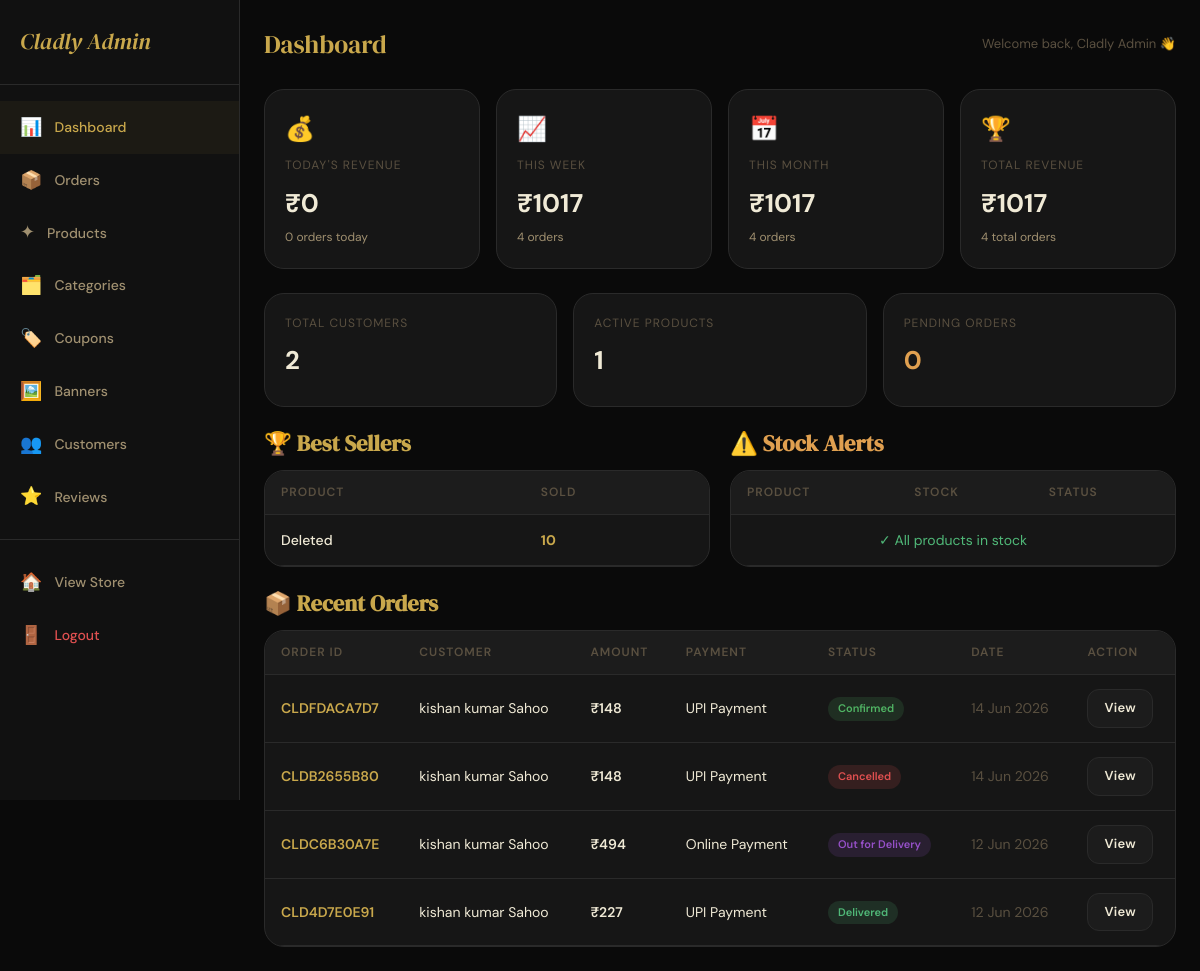
Before: /admin-panel/ (signed in) with the older database file.
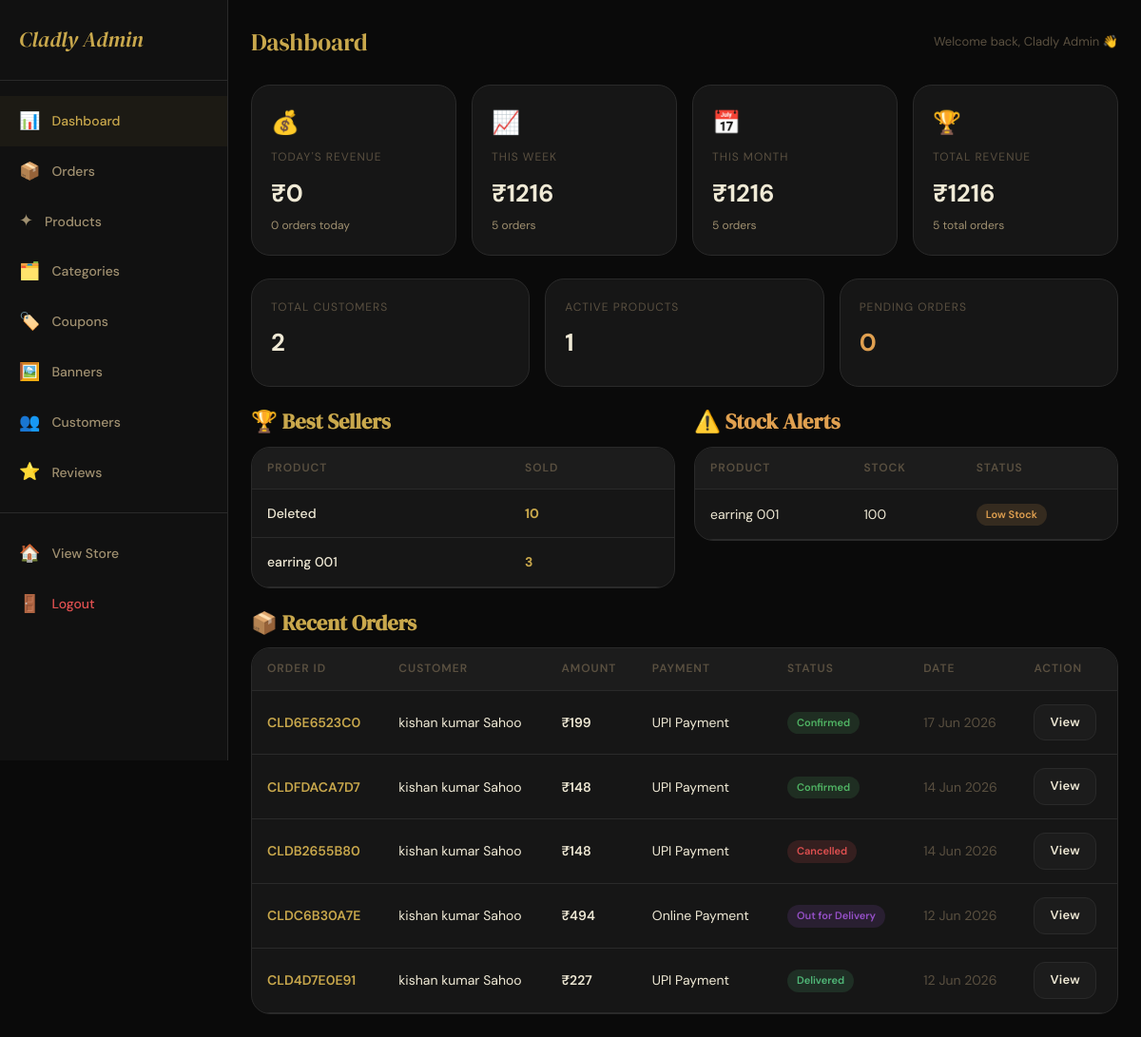
After: the same page with the newer database file.
### store/models.py (models this page shows, shortened)
class Order(models.Model):
    STATUS_CHOICES = [
        ('placed', 'Order Placed'),
        ('confirmed', 'Confirmed'),
        ('packed', 'Packed'),
        ('out_for_delivery', 'Out for Delivery'),
        ('delivered', 'Delivered'),
        ('cancelled', 'Cancelled'),
    ]
    PAYMENT_CHOICES = [
        ('cod', 'Cash on Delivery'),
        ('upi', 'UPI Payment'),
        ('online', 'Online Payment'),
    ]
    order_id = models.CharField(max_length=20, unique=True)
    user = models.ForeignKey(User, on_delete=models.SET_NULL, null=True, related_name='orders')
    address = models.ForeignKey(Address, on_delete=models.SET_NULL, null=True)
    delivery_name = models.CharField(max_length=150)
    delivery_mobile = models.CharField(max_length=15)
    delivery_address = models.TextField()
    delivery_college = models.CharField(max_length=200, blank=True)
    delivery_city = models.CharField(max_length=100)
    delivery_pincode = models.CharField(max_length=10)
    subtotal = models.DecimalField(max_digits=10, decimal_places=2)
    delivery_charge = models.DecimalField(max_digits=10, decimal_places=2, default=0)
    discount_amount = models.DecimalField(max_digits=10, decimal_places=2, default=0)
    grand_total = models.DecimalField(max_digits=10, decimal_places=2)
    coupon = models.ForeignKey(Coupon, on_delete=models.SET_NULL, null=True, blank=True)
    coupon_code = models.CharField(max_length=50, blank=True)
    payment_method = models.CharField(max_length=20, choices=PAYMENT_CHOICES, default='cod')
    payment_status = models.BooleanField(default=False)
    payment_transaction_id = models.CharField(max_length=200, blank=True)
    razorpay_order_id = models.CharField(max_length=200, blank=True)
    razorpay_payment_id = models.CharField(max_length=200, blank=True)
    razorpay_signature = models.CharField(max_length=500, blank=True)
    status = models.CharField(max_length=30, choices=STATUS_CHOICES, default='placed')
    placed_at = models.DateTimeField(auto_now_add=True)
    updated_at = models.DateTimeField(auto_now=True)
    expected_delivery = models.DateField(null=True, blank=True)
    notes = models.TextField(blank=True)
    cancel_reason = models.TextField(blank=True)
    cancelled_at = models.DateTimeField(null=True, blank=True)
    class Meta:
        ordering = ['-placed_at']

class Product(models.Model):
    STOCK_STATUS = [
        ('in_stock', 'In Stock'),
        ('low_stock', 'Low Stock'),
        ('out_of_stock', 'Out of Stock'),
    ]
    name = models.CharField(max_length=200)
    slug = models.SlugField(unique=True)
    category = models.ForeignKey(Category, on_delete=models.SET_NULL, null=True, related_name='products')
    description = models.TextField()
    material = models.CharField(max_length=200, blank=True)
    color = models.CharField(max_length=100, blank=True)
    original_price = models.DecimalField(max_digits=10, decimal_places=2)
    selling_price = models.DecimalField(max_digits=10, decimal_places=2)
    local_market_price = models.DecimalField(max_digits=10, decimal_places=2, null=True, blank=True, help_text='local market Price')
    styling_tips = models.TextField(blank=True, null=True, help_text='Styling tips shown to customers on product page')
    stock_quantity = models.IntegerField(default=0)
    stock_status = models.CharField(max_length=20, choices=STOCK_STATUS, default='in_stock')
    is_active = models.BooleanField(default=True)
    is_new_arrival = models.BooleanField(default=False)
    is_best_seller = models.BooleanField(default=False)
    is_featured = models.BooleanField(default=False)
    delivery_days = models.IntegerField(default=1, help_text='Estimated delivery in days')
    tags = models.CharField(max_length=500, blank=True, help_text='Comma-separated tags')
    created_at = models.DateTimeField(auto_now_add=True)
    updated_at = models.DateTimeField(auto_now=True)
    class Meta:
        ordering = ['-created_at']

### store/views.py (the view)
# urls.py: path('admin-panel/', views.admin_dashboard, name='admin_dashboard'),
@user_passes_test(is_admin, login_url='/login/')
def admin_dashboard(request):
    today = timezone.now().date()
    week_start = today - timedelta(days=7)
    month_start = today.replace(day=1)
    daily_orders = Order.objects.filter(placed_at__date=today)
    weekly_orders = Order.objects.filter(placed_at__date__gte=week_start)
    monthly_orders = Order.objects.filter(placed_at__date__gte=month_start)
    daily_revenue = daily_orders.aggregate(total=Sum('grand_total'))['total'] or 0
    weekly_revenue = weekly_orders.aggregate(total=Sum('grand_total'))['total'] or 0
    monthly_revenue = monthly_orders.aggregate(total=Sum('grand_total'))['total'] or 0
    total_revenue = Order.objects.aggregate(total=Sum('grand_total'))['total'] or 0
    best_sellers = OrderItem.objects.values(
        'product__name', 'product__id'
    ).annotate(total_sold=Sum('quantity')).order_by('-total_sold')[:10]
    low_stock = Product.objects.filter(stock_status='low_stock')
    out_of_stock = Product.objects.filter(stock_status='out_of_stock')
    pending_orders = Order.objects.filter(status='placed').count()
    total_customers = User.objects.filter(is_staff=False).count()
    total_products = Product.objects.filter(is_active=True).count()
    recent_orders = Order.objects.order_by('-placed_at')[:10]
    return render(request, 'store/admin/dashboard.html', {
        'daily_revenue': daily_revenue,
        'weekly_revenue': weekly_revenue,
        'monthly_revenue': monthly_revenue,
        'total_revenue': total_revenue,
        'daily_orders': daily_orders.count(),
        'weekly_orders': weekly_orders.count(),
        'monthly_orders': monthly_orders.count(),
        'total_orders': Order.objects.count(),
        'best_sellers': best_sellers,
        'low_stock': low_stock,
        'out_of_stock': out_of_stock,
        'pending_orders': pending_orders,
        'total_customers': total_customers,
        'total_products': total_products,
        'recent_orders': recent_orders,
    })

### store/context_processors.py (called while the page is built)
def cart_wishlist_count(request):
    cart_count = 0
    wishlist_count = 0
    notif_count = 0
    if request.user.is_authenticated:
        cart_count = Cart.objects.filter(user=request.user).count()
        wishlist_count = Wishlist.objects.filter(user=request.user).count()
        notif_count = Notification.objects.filter(user=request.user, is_read=False).count()
    else:
        session_key = request.session.session_key
        if session_key:
            cart_count = Cart.objects.filter(session_key=session_key).count()
    return {
        'cart_count': cart_count,
        'wishlist_count': wishlist_count,
        'notif_count': notif_count,
    }

def categories_list(request):
    categories = Category.objects.filter(is_active=True).order_by('order', 'name')
    return {'nav_categories': categories}

### store/views.py (called while the page is built)
def is_admin(user):
    return user.is_authenticated and user.is_staff

### store/templates/store/admin/dashboard.html (shortened to what the changed rows need)
{% extends 'store/admin/base_admin.html' %}
{% block admin_content %}
<div class="stats-grid">
  <div class="stat-card">
    <div class="stat-card-icon">📈</div>
    <div class="stat-card-label">This Week</div>
    <div class="stat-card-value">₹{{ weekly_revenue|floatformat:0 }}</div>
    <div class="stat-card-sub">{{ weekly_orders }} orders</div>
  </div>
  <div class="stat-card">
    <div class="stat-card-icon">📅</div>
    <div class="stat-card-label">This Month</div>
    <div class="stat-card-value">₹{{ monthly_revenue|floatformat:0 }}</div>
    <div class="stat-card-sub">{{ monthly_orders }} orders</div>
  </div>
  <div class="stat-card">
    <div class="stat-card-icon">🏆</div>
    <div class="stat-card-label">Total Revenue</div>
    <div class="stat-card-value">₹{{ total_revenue|floatformat:0 }}</div>
    <div class="stat-card-sub">{{ total_orders }} total orders</div>
  </div>
</div>
<div style="display:grid;grid-template-columns:1fr 1fr;gap:20px;margin-bottom:24px;">
  <div>
    <div class="table-wrap">
      <table class="data-table">
        <thead><tr><th>Product</th><th>Sold</th></tr></thead>
        <tbody>
          {% for item in best_sellers %}
            <tr>
              <td style="font-weight:500;">{{ item.product__name|default:"Deleted"|truncatechars:30 }}</td>
              <td style="color:var(--gold);font-weight:700;">{{ item.total_sold }}</td>
            </tr>
          {% empty %}
            <tr><td colspan="2" style="text-align:center;color:var(--text-muted);">No sales yet</td></tr>
          {% endfor %}
        </tbody>
      </table>
    </div>
  </div>
  <div>
    <div class="table-wrap">
      <table class="data-table">
        <thead><tr><th>Product</th><th>Stock</th><th>Status</th></tr></thead>
        <tbody>
          {% for p in low_stock %}
            <tr>
              <td>{{ p.name|truncatechars:25 }}</td>
              <td>{{ p.stock_quantity }}</td>
              <td><span class="status-badge" style="background:rgba(224,160,80,0.15);color:var(--warning);">Low Stock</span></td>
            </tr>
          {% endfor %}
          {% if not low_stock and not out_of_stock %}
            <tr><td colspan="3" style="text-align:center;color:var(--success);">✓ All products in stock</td></tr>
          {% endif %}
        </tbody>
      </table>
    </div>
  </div>
</div>
<div class="table-wrap">
  <table class="data-table">
    <thead>
      <tr>
        <th>Order ID</th><th>Customer</th><th>Amount</th><th>Payment</th><th>Status</th><th>Date</th><th>Action</th>
      </tr>
    </thead>
    <tbody>
      {% for order in recent_orders %}
        <tr>
          <td style="color:var(--gold);font-weight:600;">{{ order.order_id }}</td>
          <td>{{ order.delivery_name }}</td>
          <td style="font-weight:600;">₹{{ order.grand_total|floatformat:0 }}</td>
          <td>{{ order.get_payment_method_display }}</td>
          <td><span class="status-badge status-{{ order.status }}">{{ order.get_status_display }}</span></td>
          <td style="color:var(--text-muted);">{{ order.placed_at|date:"d M Y" }}</td>
          <td><a href="{% url 'admin_order_detail' order.order_id %}" class="btn btn-dark btn-sm">View</a></td>
        </tr>
      {% empty %}
        <tr><td colspan="7" style="text-align:center;color:var(--text-muted);">No orders yet</td></tr>
      {% endfor %}
    </tbody>
  </table>
</div>
{% endblock %}

Changed rows visible on the page:
now on this page (row edited): Product: name "earring 001", stock_quantity "100"
added Order: order_id "CLD6E6523C0", delivery_name "kishan kumar Sahoo", grand_total "199", payment_method "UPI Payment", status "Confirmed", placed_at "17 Jun 2026"
Other visible differences:
{{ weekly_revenue|floatformat:0 }}: "1017" → "1216"
{{ weekly_orders }}: "4" → "5"
{{ monthly_revenue|floatformat:0 }}: "1017" → "1216"
{{ monthly_orders }}: "4" → "5"
{{ total_revenue|floatformat:0 }}: "1017" → "1216"
{{ total_orders }}: "4" → "5"
new list line: "earring 001 3"
text no longer shown: "✓ All products in stock"
